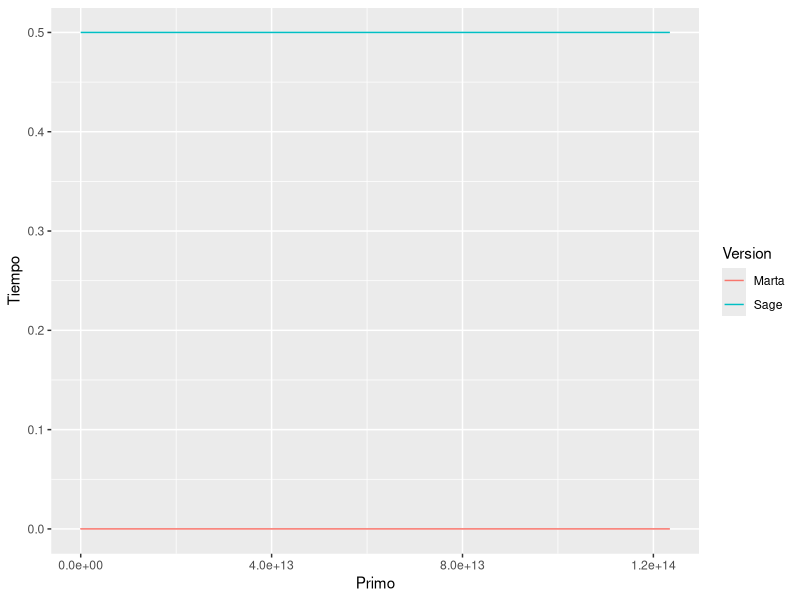

R code for this plot:
representa_datos <- function(datos, filename) {
    library(ggplot2)
    library(reshape2)
    d_dat <- melt(datos, id.vars="Primo")
    names(d_dat) <- c("Primo", "Version", "Tiempo")
    ggplot(d_dat, aes(Primo,Tiempo)) + geom_line(aes(color=Version))
    ggsave(paste(filename, ".png", sep=""))
}

miller_rabin <- read.csv("miller_rabin.csv")
representa_datos(datos=miller_rabin, filename="miller_rabin.png")
